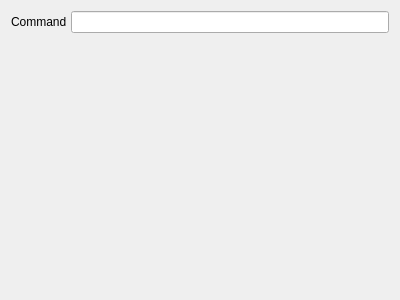
<?xml version="1.0" encoding="UTF-8"?>
<ui version="4.0">
 <class>SessionOptionsLocalShellProperties</class>
 <widget class="QWidget" name="SessionOptionsLocalShellProperties">
  <property name="geometry">
   <rect>
    <x>0</x>
    <y>0</y>
    <width>400</width>
    <height>300</height>
   </rect>
  </property>
  <property name="sizePolicy">
   <sizepolicy hsizetype="Expanding" vsizetype="Expanding">
    <horstretch>0</horstretch>
    <verstretch>0</verstretch>
   </sizepolicy>
  </property>
  <layout class="QVBoxLayout" name="verticalLayout">
   <property name="spacing">
    <number>4</number>
   </property>
   <item>
    <layout class="QHBoxLayout" name="horizontalLayout">
     <property name="spacing">
      <number>4</number>
     </property>
     <item>
      <widget class="QLabel" name="label">
       <property name="sizePolicy">
        <sizepolicy hsizetype="Fixed" vsizetype="Fixed">
         <horstretch>0</horstretch>
         <verstretch>0</verstretch>
        </sizepolicy>
       </property>
       <property name="text">
        <string>Command</string>
       </property>
      </widget>
     </item>
     <item>
      <widget class="QLineEdit" name="lineEditCommand"/>
     </item>
    </layout>
   </item>
   <item>
    <spacer name="verticalSpacer">
     <property name="orientation">
      <enum>Qt::Vertical</enum>
     </property>
     <property name="sizeType">
      <enum>QSizePolicy::MinimumExpanding</enum>
     </property>
     <property name="sizeHint" stdset="0">
      <size>
       <width>20</width>
       <height>0</height>
      </size>
     </property>
    </spacer>
   </item>
  </layout>
 </widget>
 <resources/>
 <connections/>
</ui>
